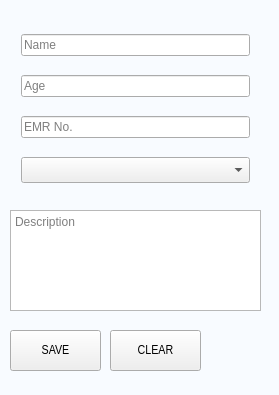
<?xml version="1.0" encoding="UTF-8"?>
<ui version="4.0">
 <class>PediPeri</class>
 <widget class="QMainWindow" name="PediPeri">
  <property name="geometry">
   <rect>
    <x>0</x>
    <y>0</y>
    <width>279</width>
    <height>395</height>
   </rect>
  </property>
  <property name="sizePolicy">
   <sizepolicy hsizetype="Fixed" vsizetype="Fixed">
    <horstretch>0</horstretch>
    <verstretch>0</verstretch>
   </sizepolicy>
  </property>
  <property name="minimumSize">
   <size>
    <width>279</width>
    <height>395</height>
   </size>
  </property>
  <property name="maximumSize">
   <size>
    <width>279</width>
    <height>395</height>
   </size>
  </property>
  <property name="windowTitle">
   <string>PediPeri</string>
  </property>
  <property name="styleSheet">
   <string notr="true">QMainWindow{
	background-color: rgb(248, 251, 255);

}</string>
  </property>
  <widget class="QWidget" name="centralWidget">
   <widget class="QPushButton" name="pushButton_2">
    <property name="geometry">
     <rect>
      <x>110</x>
      <y>330</y>
      <width>91</width>
      <height>41</height>
     </rect>
    </property>
    <property name="font">
     <font>
      <family>Arial Narrow</family>
      <pointsize>10</pointsize>
      <weight>50</weight>
      <bold>false</bold>
     </font>
    </property>
    <property name="text">
     <string>CLEAR</string>
    </property>
   </widget>
   <widget class="QTextEdit" name="textEdit">
    <property name="geometry">
     <rect>
      <x>10</x>
      <y>210</y>
      <width>251</width>
      <height>101</height>
     </rect>
    </property>
    <property name="font">
     <font>
      <family>Arial</family>
     </font>
    </property>
    <property name="placeholderText">
     <string>Description</string>
    </property>
   </widget>
   <widget class="QPushButton" name="pushButton_4">
    <property name="geometry">
     <rect>
      <x>10</x>
      <y>330</y>
      <width>91</width>
      <height>41</height>
     </rect>
    </property>
    <property name="font">
     <font>
      <family>Arial Narrow</family>
      <pointsize>10</pointsize>
      <weight>50</weight>
      <bold>false</bold>
     </font>
    </property>
    <property name="styleSheet">
     <string notr="true">QPushButton {


padding: 0px;
}

</string>
    </property>
    <property name="text">
     <string>SAVE</string>
    </property>
   </widget>
   <widget class="QWidget" name="layoutWidget">
    <property name="geometry">
     <rect>
      <x>10</x>
      <y>10</y>
      <width>251</width>
      <height>201</height>
     </rect>
    </property>
    <layout class="QGridLayout" name="gridLayout">
     <item row="0" column="0">
      <widget class="QLineEdit" name="lineEdit">
       <property name="inputMask">
        <string/>
       </property>
       <property name="placeholderText">
        <string>Name</string>
       </property>
      </widget>
     </item>
     <item row="2" column="0">
      <widget class="QLineEdit" name="lineEdit_3">
       <property name="placeholderText">
        <string>EMR No.</string>
       </property>
      </widget>
     </item>
     <item row="1" column="0">
      <widget class="QLineEdit" name="lineEdit_2">
       <property name="placeholderText">
        <string>Age</string>
       </property>
      </widget>
     </item>
     <item row="3" column="0">
      <widget class="QComboBox" name="comboBox">
       <property name="font">
        <font>
         <family>Arial Unicode MS</family>
         <pointsize>10</pointsize>
         <weight>75</weight>
         <bold>true</bold>
        </font>
       </property>
       <property name="accessibleName">
        <string/>
       </property>
       <property name="currentText">
        <string/>
       </property>
       <property name="frame">
        <bool>true</bool>
       </property>
       <item>
        <property name="text">
         <string/>
        </property>
       </item>
       <item>
        <property name="text">
         <string>Male</string>
        </property>
       </item>
       <item>
        <property name="text">
         <string>Female</string>
        </property>
       </item>
      </widget>
     </item>
    </layout>
   </widget>
  </widget>
  <widget class="QStatusBar" name="statusBar">
   <property name="font">
    <font>
     <family>Arial Unicode MS</family>
    </font>
   </property>
   <property name="sizeGripEnabled">
    <bool>false</bool>
   </property>
  </widget>
 </widget>
 <layoutdefault spacing="6" margin="11"/>
 <tabstops>
  <tabstop>lineEdit</tabstop>
  <tabstop>lineEdit_2</tabstop>
  <tabstop>lineEdit_3</tabstop>
  <tabstop>comboBox</tabstop>
  <tabstop>textEdit</tabstop>
  <tabstop>pushButton_4</tabstop>
  <tabstop>pushButton_2</tabstop>
 </tabstops>
 <resources/>
 <connections/>
</ui>
